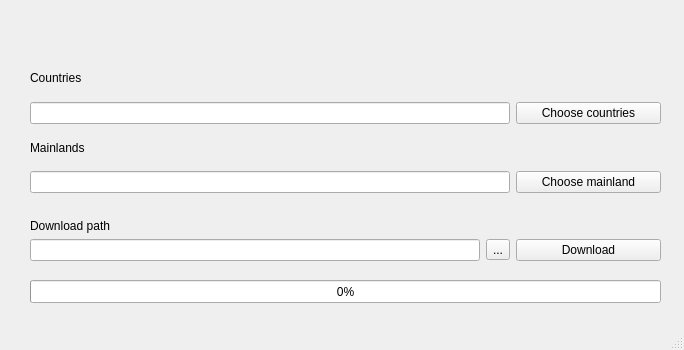
<?xml version="1.0" encoding="UTF-8"?>
<ui version="4.0">
 <class>MainWindow</class>
 <widget class="QMainWindow" name="MainWindow">
  <property name="geometry">
   <rect>
    <x>0</x>
    <y>0</y>
    <width>684</width>
    <height>350</height>
   </rect>
  </property>
  <property name="minimumSize">
   <size>
    <width>684</width>
    <height>350</height>
   </size>
  </property>
  <property name="maximumSize">
   <size>
    <width>684</width>
    <height>350</height>
   </size>
  </property>
  <property name="windowTitle">
   <string>MainWindow</string>
  </property>
  <widget class="QWidget" name="centralwidget">
   <widget class="QWidget" name="verticalLayoutWidget_2">
    <property name="geometry">
     <rect>
      <x>30</x>
      <y>60</y>
      <width>631</width>
      <height>201</height>
     </rect>
    </property>
    <layout class="QGridLayout" name="gridLayout">
     <item row="2" column="0">
      <widget class="QLabel" name="label">
       <property name="text">
        <string>Mainlands</string>
       </property>
      </widget>
     </item>
     <item row="3" column="1">
      <widget class="QPushButton" name="pushButton_3">
       <property name="text">
        <string>Choose mainland</string>
       </property>
      </widget>
     </item>
     <item row="1" column="0">
      <widget class="QLineEdit" name="lineEdit_2"/>
     </item>
     <item row="5" column="1">
      <layout class="QVBoxLayout" name="verticalLayout">
       <item>
        <spacer name="horizontalSpacer">
         <property name="orientation">
          <enum>Qt::Horizontal</enum>
         </property>
         <property name="sizeHint" stdset="0">
          <size>
           <width>40</width>
           <height>20</height>
          </size>
         </property>
        </spacer>
       </item>
       <item>
        <widget class="QPushButton" name="pushButton">
         <property name="text">
          <string>Download</string>
         </property>
        </widget>
       </item>
      </layout>
     </item>
     <item row="1" column="1">
      <widget class="QPushButton" name="pushButton_2">
       <property name="text">
        <string>Choose countries</string>
       </property>
      </widget>
     </item>
     <item row="0" column="0">
      <widget class="QLabel" name="label_2">
       <property name="text">
        <string>Countries</string>
       </property>
      </widget>
     </item>
     <item row="3" column="0">
      <widget class="QLineEdit" name="lineEdit_3"/>
     </item>
     <item row="5" column="0">
      <layout class="QFormLayout" name="formLayout">
       <item row="1" column="0">
        <widget class="QLineEdit" name="lineEdit">
         <property name="minimumSize">
          <size>
           <width>450</width>
           <height>0</height>
          </size>
         </property>
        </widget>
       </item>
       <item row="0" column="0">
        <widget class="QLabel" name="label_3">
         <property name="text">
          <string>Download path</string>
         </property>
        </widget>
       </item>
       <item row="1" column="1">
        <widget class="QToolButton" name="toolButton">
         <property name="text">
          <string>...</string>
         </property>
        </widget>
       </item>
      </layout>
     </item>
     <item row="4" column="0">
      <spacer name="horizontalSpacer_2">
       <property name="orientation">
        <enum>Qt::Horizontal</enum>
       </property>
       <property name="sizeHint" stdset="0">
        <size>
         <width>40</width>
         <height>20</height>
        </size>
       </property>
      </spacer>
     </item>
    </layout>
   </widget>
   <widget class="QProgressBar" name="progressBar">
    <property name="geometry">
     <rect>
      <x>30</x>
      <y>280</y>
      <width>631</width>
      <height>23</height>
     </rect>
    </property>
    <property name="value">
     <number>0</number>
    </property>
   </widget>
  </widget>
  <widget class="QMenuBar" name="menubar">
   <property name="geometry">
    <rect>
     <x>0</x>
     <y>0</y>
     <width>684</width>
     <height>20</height>
    </rect>
   </property>
  </widget>
  <widget class="QStatusBar" name="statusbar"/>
 </widget>
 <resources/>
 <connections/>
</ui>
